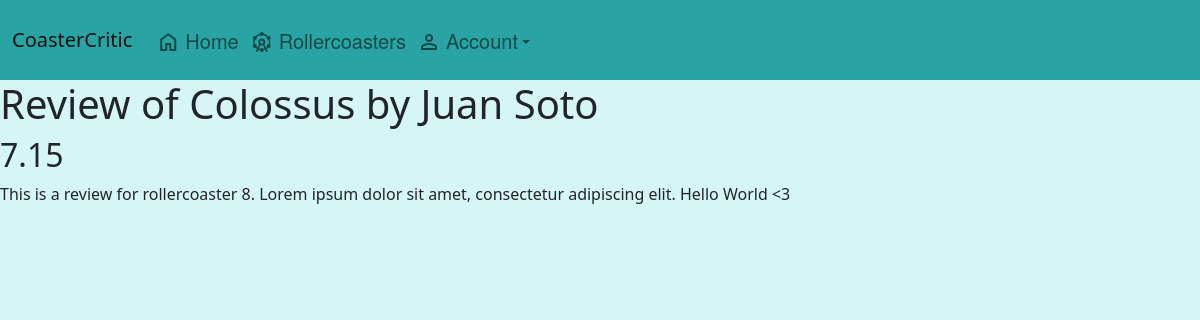
The page /review/1 on the database its author committed.
### app/models.py (models this page shows)
class Rollercoaster(db.Model):
    id = db.Column(db.Integer, primary_key=True)
    name = db.Column(db.String(100))
    year = db.Column(db.Integer)
    height = db.Column(db.Float)
    length = db.Column(db.Float)
    manufacturer = db.Column(db.String(100))
    model = db.Column(db.String(100))
    inversions = db.Column(db.Integer)
    speed = db.Column(db.Float)
    reviews = db.relationship('Review', lazy=True)

class User(UserMixin, db.Model):
    id = db.Column(db.Integer, primary_key=True)
    password = db.Column(db.String(100))
    name = db.Column(db.String(100))
    reviews = db.relationship('Review', lazy=True, back_populates='user')

class Review(db.Model):
    id = db.Column(db.Integer, primary_key=True)
    user_id = db.Column(db.Integer, db.ForeignKey('user.id'), nullable=False)
    rollercoaster_id = db.Column(db.Integer, db.ForeignKey('rollercoaster.id'), nullable=False)
    rating = db.Column(db.Float)
    review_text = db.Column(db.String(400))
    likes = db.Column(db.Integer)
    user = db.relationship('User', backref=db.backref('user_reviews', lazy=True))
    rollercoaster = db.relationship('Rollercoaster', backref=db.backref('coaster_reviews', lazy=True))

### app/main.py (the view)
@main.route('/review/<review_id>')
def review_page(review_id):
    db_query = (
        db.session.query(models.Review, models.Rollercoaster, models.User)
        .join(models.Rollercoaster, models.Review.rollercoaster_id == models.Rollercoaster.id)
        .join(models.User, models.Review.user_id == models.User.id)
        .filter(models.Review.id == review_id)
        .all()
    )
    if len(db_query) > 0:
        db_query = db_query[0]
        review = db_query[0]
        if review:
            rollercoaster = db_query[1]
            user = db_query[2]
            return render_template('review.html', review=review, user=user, rollercoaster=rollercoaster)
    return redirect(url_for('main.four_o_four'))

### app/templates/review.html
{% extends "base.html" %}
{% block content %}
<div class="page_container_v">
  <div>
    <h1>Review of {{rollercoaster.name}} by {{user.name}}</h1>
    <h2>{{review.rating}}</h2>
    <md-block>{{review.review_text}}</md-block>
  </div>
</div>
{% endblock %}

### app/static/styles.css (style rules this page uses)
.page_container_v { display: flex; flex-direction: column; flex-grow: 1; gap: 10px; }
body { background-color: #d6f5f5; }

### rows shown on the page
Rollercoaster: name "Colossus"
User: name "Juan Soto"
Review: rating "7.15", review_text "This is a review for rollercoaster 8. Lorem ipsum dolor sit amet, consectetur adipiscing elit. Hello World <3"
